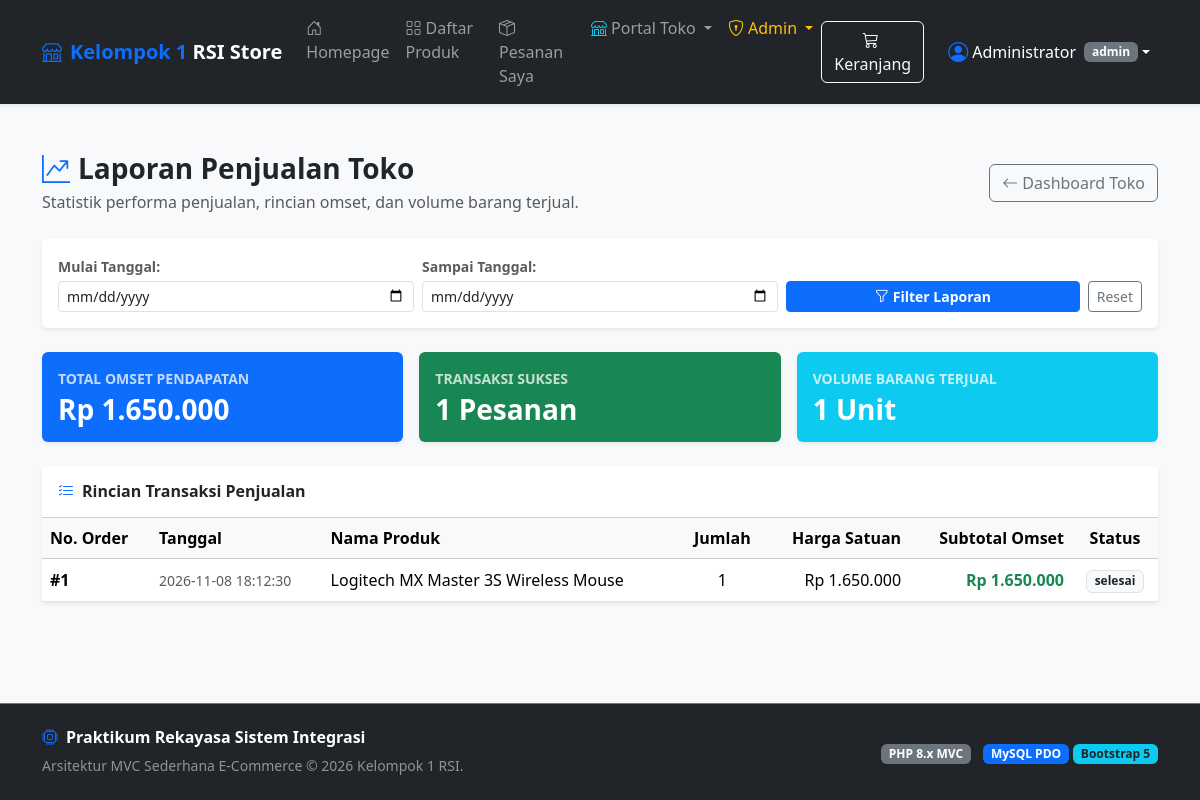
Page /toko/laporan (signed in) on the committed database.
### tables this page shows
CREATE TABLE `detail_pesanan` (
  `id_detail` INT AUTO_INCREMENT PRIMARY KEY,
  `id_pesanan` INT NOT NULL,
  `id_produk` INT NOT NULL,
  `harga_satuan` DECIMAL(12,2) NOT NULL,
  `jumlah` INT NOT NULL DEFAULT 1,
  CONSTRAINT `fk_detail_pesanan` FOREIGN KEY (`id_pesanan`) 
    REFERENCES `pesanan` (`id_pesanan`) ON DELETE CASCADE ON UPDATE CASCADE,
  CONSTRAINT `fk_detail_produk` FOREIGN KEY (`id_produk`) 
    REFERENCES `produk` (`id_produk`) ON DELETE RESTRICT ON UPDATE CASCADE
);

CREATE TABLE `pesanan` (
  `id_pesanan` INT AUTO_INCREMENT PRIMARY KEY,
  `id_user` INT NOT NULL,
  `alamat_pengiriman` TEXT NOT NULL,
  `status_pesanan` ENUM('menunggu_pembayaran', 'diproses', 'dikirim', 'selesai', 'dibatalkan') 
    NOT NULL DEFAULT 'menunggu_pembayaran',
  `tgl_pesanan` DATETIME NOT NULL DEFAULT CURRENT_TIMESTAMP,
  `total_harga` DECIMAL(12,2) NOT NULL DEFAULT 0.00,
  CONSTRAINT `fk_pesanan_user` FOREIGN KEY (`id_user`) 
    REFERENCES `user` (`id_user`) ON DELETE RESTRICT ON UPDATE CASCADE
);

CREATE TABLE `produk` (
  `id_produk` INT AUTO_INCREMENT PRIMARY KEY,
  `id_toko` INT NOT NULL,
  `nama_produk` VARCHAR(150) NOT NULL,
  `kategori` VARCHAR(100) NOT NULL,
  `harga` DECIMAL(12,2) NOT NULL,
  `stok` INT NOT NULL DEFAULT 0,
  `deskripsi` TEXT DEFAULT NULL,
  `gambar` VARCHAR(255) DEFAULT NULL,
  `created_at` DATETIME NOT NULL DEFAULT CURRENT_TIMESTAMP,
  CONSTRAINT `fk_produk_toko` FOREIGN KEY (`id_toko`) 
    REFERENCES `toko` (`id_toko`) ON DELETE CASCADE ON UPDATE CASCADE
);

### app/controllers/TokoController.php (called while the page is built, shortened)
<?php
class TokoController extends Controller
{
    private $tokoModel;
    public function __construct()
    {
        $this->tokoModel = $this->model('TokoModel');
    }
    private function getActiveTokoId()
    {
        $userId = $_SESSION['user']['id_user'];
        $toko = $this->tokoModel->getByUserId($userId);
        return $toko ? $toko['id_toko'] : 1;
    }
    public function laporan()
    {
        $idToko = $this->getActiveTokoId();
        $toko = $this->tokoModel->getById($idToko);
        $startDate = $_GET['start'] ?? '';
        $endDate = $_GET['end'] ?? '';
        $laporan = $this->tokoModel->getLaporanPenjualan($idToko, $startDate, $endDate);
        $data = [
            'title' => 'Laporan Penjualan Toko',
            'toko' => $toko,
            'laporan' => $laporan,
            'startDate' => $startDate,
            'endDate' => $endDate
        ];
        $this->view('toko/laporan', $data);
    }
}

### app/core/App.php (called while the page is built, shortened)
<?php
class App
{
    protected $method = 'index';
    public function __construct()
    {
        $url = $this->parseUrl();
        if (!empty($url[0])) {
            $controllerName = ucfirst(strtolower($url[0])) . 'Controller';
            if (file_exists(__DIR__ . '/../controllers/' . $controllerName . '.php')) {
                unset($url[0]);
            }
        }
        $this->controller = new $this->controller;
        if (isset($url[1])) {
            if (method_exists($this->controller, $url[1])) {
                $this->method = $url[1];
                unset($url[1]);
            }
        }
        $this->params = $url ? array_values($url) : [];
        call_user_func_array([$this->controller, $this->method], $this->params);
    }
    public function parseUrl()
    {
        if (isset($_GET['url']) && !empty($_GET['url'])) {
            $url = rtrim($_GET['url'], '/');
            $url = filter_var($url, FILTER_SANITIZE_URL);
            return explode('/', $url);
        }
        return [];
    }
}

### public/index.php (called while the page is built, shortened)
<?php
require_once __DIR__ . '/../app/core/App.php';
require_once __DIR__ . '/../app/core/Controller.php';
require_once __DIR__ . '/../app/core/Database.php';
$app = new App();

### app/core/Database.php (called while the page is built, shortened)
<?php
class Database
{
    private $host = DB_HOST;
    private $user = DB_USER;
    private $pass = DB_PASS;
    private $db_name = DB_NAME;
    private $dbh;
    private $stmt;
    public function __construct()
    {
        $dsn = 'mysql:host=' . $this->host . ';dbname=' . $this->db_name . ';charset=utf8mb4';
        $options = [
            PDO::ATTR_PERSISTENT => true,
            PDO::ATTR_ERRMODE => PDO::ERRMODE_EXCEPTION,
            PDO::ATTR_DEFAULT_FETCH_MODE => PDO::FETCH_ASSOC
        ];
        try {
            $this->dbh = new PDO($dsn, $this->user, $this->pass, $options);
        } catch (PDOException $e) {
            $this->error = $e->getMessage();
            $this->dbh = null;
        }
    }
    public function isConnected()
    {
        return $this->dbh !== null;
    }
    public function query($query)
    {
        $this->stmt = $this->dbh->prepare($query);
        return true;
    }
    public function bind($param, $value, $type = null)
    {
        if (is_null($type)) {
            switch (true) {
                case is_int($value):
                    $type = PDO::PARAM_INT;
                    break;
            }
        }
        $this->stmt->bindValue($param, $value, $type);
    }
    public function execute()
    {
        return $this->stmt->execute();
    }
    public function resultSet()
    {
        if (!$this->execute()) {
            return [];
        }
        return $this->stmt->fetchAll();
    }
    public function single()
    {
        if (!$this->execute()) {
            return null;
        }
        return $this->stmt->fetch();
    }
}

### app/models/TokoModel.php (called while the page is built, shortened)
<?php
class TokoModel
{
    private $db;
    private $table = 'toko';
    public function __construct()
    {
        $this->db = new Database();
    }
    public function getById($id)
    {
        $this->db->query("SELECT t.*, u.nama AS nama_pemilik, u.email
                          FROM {$this->table} t
                          JOIN user u ON t.id_user = u.id_user
                          WHERE t.id_toko = :id");
        $this->db->bind('id', $id);
        return $this->db->single();
    }
    public function getByUserId($userId)
    {
        $this->db->query("SELECT * FROM {$this->table} WHERE id_user = :id_user");
        $this->db->bind('id_user', $userId);
        return $this->db->single();
    }
    public function getLaporanPenjualan($idToko, $startDate = null, $endDate = null)
    {
        try {
            $sql = "SELECT dp.*, pr.nama_produk, p.tgl_pesanan, p.status_pesanan,
                           (dp.harga_satuan * dp.jumlah) AS subtotal
                    FROM detail_pesanan dp
                    JOIN produk pr ON dp.id_produk = pr.id_produk
                    JOIN pesanan p ON dp.id_pesanan = p.id_pesanan
                    WHERE pr.id_toko = :id_toko AND p.status_pesanan IN ('diproses', 'dikirim', 'selesai')";
            $sql .= " ORDER BY p.id_pesanan DESC";
            $this->db->query($sql);
            $this->db->bind('id_toko', $idToko);
            $rincian = $this->db->resultSet();
            $totalOmset = 0;
            $totalBarang = 0;
            $pesananUnik = [];
            foreach ($rincian as $r) {
                $totalOmset += $r['subtotal'];
                $totalBarang += $r['jumlah'];
                $pesananUnik[$r['id_pesanan']] = true;
            }
            return [
                'total_omset' => $totalOmset,
                'total_transaksi' => count($pesananUnik),
                'total_barang_terjual' => $totalBarang,
                'rincian' => $rincian
            ];
        } catch (Exception $e) {
            return [
                'total_omset' => 0,
                'total_transaksi' => 0,
                'total_barang_terjual' => 0,
                'rincian' => []
            ];
        }
    }
}

### app/views/toko/laporan.php (the view)
<?php require_once __DIR__ . '/../templates/header.php'; ?>
<div class="container py-4">
    <div class="d-flex justify-content-between align-items-center mb-4">
        <div>
            <h3 class="fw-bold mb-1"><i class="bi bi-graph-up-arrow me-2 text-primary"></i>Laporan Penjualan Toko</h3>
            <p class="text-muted mb-0">Statistik performa penjualan, rincian omset, dan volume barang terjual.</p>
        </div>
        <div>
            <a href="<?= BASE_URL ?>/toko" class="btn btn-outline-secondary">
                <i class="bi bi-arrow-left me-1"></i>Dashboard Toko
            </a>
        </div>
    </div>
    <div class="card shadow-sm border-0 mb-4">
        <div class="card-body p-3">
            <form action="<?= BASE_URL ?>/toko/laporan" method="GET" class="row g-2 align-items-end">
                <div class="col-md-4">
                    <label class="form-label small fw-bold text-muted mb-1">Mulai Tanggal:</label>
                    <input type="date" name="start" class="form-control form-control-sm" value="<?= htmlspecialchars($data['startDate'] ?? '') ?>">
                </div>
                <div class="col-md-4">
                    <label class="form-label small fw-bold text-muted mb-1">Sampai Tanggal:</label>
                    <input type="date" name="end" class="form-control form-control-sm" value="<?= htmlspecialchars($data['endDate'] ?? '') ?>">
                </div>
                <div class="col-md-4 d-flex gap-2">
                    <button type="submit" class="btn btn-primary btn-sm flex-grow-1 fw-bold">
                        <i class="bi bi-funnel me-1"></i>Filter Laporan
                    </button>
                    <a href="<?= BASE_URL ?>/toko/laporan" class="btn btn-outline-secondary btn-sm">Reset</a>
                </div>
            </form>
        </div>
    </div>
    <div class="row g-3 mb-4">
        <div class="col-md-4">
            <div class="card shadow-sm border-0 bg-primary text-white">
                <div class="card-body p-3">
                    <div class="small text-uppercase opacity-75 fw-bold">Total Omset Pendapatan</div>
                    <h3 class="fw-bold mb-0 mt-1">Rp <?= number_format($data['laporan']['total_omset'] ?? 0, 0, ',', '.') ?></h3>
                </div>
            </div>
        </div>
        <div class="col-md-4">
            <div class="card shadow-sm border-0 bg-success text-white">
                <div class="card-body p-3">
                    <div class="small text-uppercase opacity-75 fw-bold">Transaksi Sukses</div>
                    <h3 class="fw-bold mb-0 mt-1"><?= htmlspecialchars($data['laporan']['total_transaksi'] ?? 0) ?> Pesanan</h3>
                </div>
            </div>
        </div>
        <div class="col-md-4">
            <div class="card shadow-sm border-0 bg-info text-white">
                <div class="card-body p-3">
                    <div class="small text-uppercase opacity-75 fw-bold">Volume Barang Terjual</div>
                    <h3 class="fw-bold mb-0 mt-1"><?= htmlspecialchars($data['laporan']['total_barang_terjual'] ?? 0) ?> Unit</h3>
                </div>
            </div>
        </div>
    </div>
    <div class="card shadow-sm border-0">
        <div class="card-header bg-white py-3">
            <h6 class="fw-bold mb-0"><i class="bi bi-list-check me-2 text-primary"></i>Rincian Transaksi Penjualan</h6>
        </div>
        <div class="card-body p-0">
            <div class="table-responsive">
                <table class="table table-hover align-middle mb-0">
                    <thead class="table-light">
                        <tr>
                            <th>No. Order</th>
                            <th>Tanggal</th>
                            <th>Nama Produk</th>
                            <th class="text-center">Jumlah</th>
                            <th class="text-end">Harga Satuan</th>
                            <th class="text-end">Subtotal Omset</th>
                            <th class="text-center">Status</th>
                        </tr>
                    </thead>
                    <tbody>
                        <?php if (empty($data['laporan']['rincian'])): ?>
                            <tr>
                                <td colspan="7" class="text-center py-5 text-muted">Tidak ada data transaksi pada rentang periode ini.</td>
                            </tr>
                        <?php else: ?>
                            <?php foreach ($data['laporan']['rincian'] as $row): ?>
                                <tr>
                                    <td class="fw-bold">#<?= htmlspecialchars($row['id_pesanan']) ?></td>
                                    <td><small class="text-muted"><?= htmlspecialchars($row['tgl_pesanan']) ?></small></td>
                                    <td><?= htmlspecialchars($row['nama_produk']) ?></td>
                                    <td class="text-center"><?= htmlspecialchars($row['jumlah']) ?></td>
                                    <td class="text-end">Rp <?= number_format($row['harga_satuan'], 0, ',', '.') ?></td>
                                    <td class="text-end fw-bold text-success">Rp <?= number_format($row['subtotal'], 0, ',', '.') ?></td>
                                    <td class="text-center">
                                        <span class="badge bg-light text-dark border"><?= htmlspecialchars($row['status_pesanan']) ?></span>
                                    </td>
                                </tr>
                            <?php endforeach; ?>
                        <?php endif; ?>
                    </tbody>
                </table>
            </div>
        </div>
    </div>
</div>
<?php require_once __DIR__ . '/../templates/footer.php'; ?>

### public/css/style.css (style rules this page uses)
body { font-family: system-ui, -apple-system, "Segoe UI", Roboto, "Helvetica Neue", Arial, sans-serif; color: #212529; }

### rows in the picture
detail_pesanan: id_pesanan "1", id_pesanan.tgl_pesanan "2026-11-08 18:12:30", id_produk.nama_produk "Logitech MX Master 3S Wireless Mouse", jumlah "1", harga_satuan "1.650.000", subtotal "1.650.000", id_pesanan.status_pesanan "selesai"

### other values in the picture
$_SESSION['user']['nama'] "Administrator"
$_SESSION['user']['role'] "admin"
$data['laporan']['total_omset'] "1.650.000"
$data['laporan']['total_transaksi'] "1"
$data['laporan']['total_barang_terjual'] "1"
